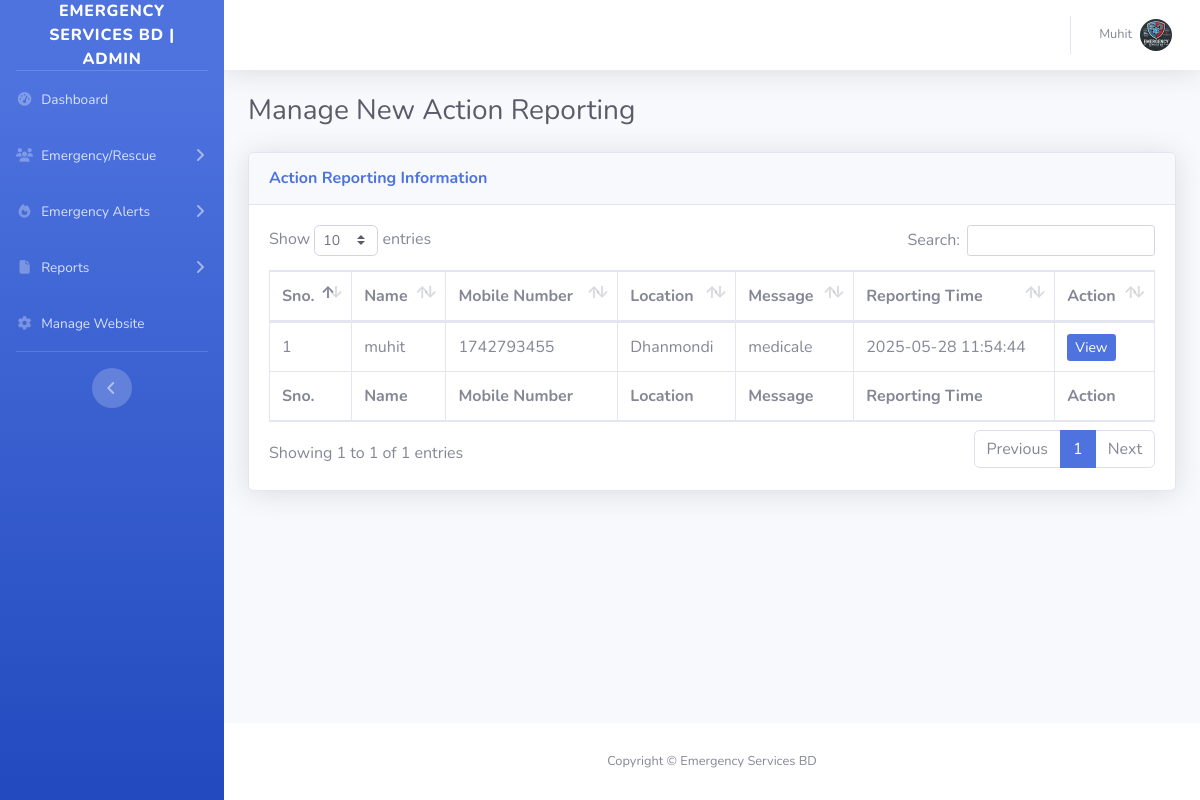
The page /ofrs/admin/new-requests.php (signed in) on the database its author committed.
### tables this page shows
CREATE TABLE `tblsite` (
  `id` int(11) NOT NULL,
  `siteTitle` varchar(255) DEFAULT NULL,
  `siteLogo` varchar(255) DEFAULT NULL
);

CREATE TABLE `tblfirereport` (
  `id` int(11) NOT NULL,
  `fullName` varchar(255) DEFAULT NULL,
  `mobileNumber` bigint(12) DEFAULT NULL,
  `location` mediumtext DEFAULT NULL,
  `messgae` mediumtext DEFAULT NULL,
  `assignTo` int(11) DEFAULT NULL,
  `status` varchar(120) DEFAULT NULL,
  `postingDate` timestamp NULL DEFAULT current_timestamp(),
  `assignTime` varchar(255) DEFAULT NULL,
  `assignTme` varchar(255) NOT NULL
);

### ofrs/admin/new-requests.php (the view, shortened to what this page needs)
<?php session_start();
include_once('includes/config.php');
if (strlen($_SESSION['aid']==0)) {
  header('location:logout.php');
  } else{
?>
<!DOCTYPE html>
<html lang="en">
<head>
    <link href="vendor/fontawesome-free/css/all.min.css" rel="stylesheet" type="text/css">
    <link href="css/sb-admin-2.min.css" rel="stylesheet">
    <link href="vendor/datatables/dataTables.bootstrap4.min.css" rel="stylesheet">
</head>
<body id="page-top">
    <div id="wrapper">
  <?php include_once('includes/sidebar.php');?>
        <div id="content-wrapper" class="d-flex flex-column">
            <div id="content">
<?php include_once('includes/topbar.php');?>
                <div class="container-fluid">
                       <div class="d-sm-flex align-items-center justify-content-between mb-4">
                        <h1 class="h3 mb-0 text-gray-800">Manage New Action Reporting</h1>
                    </div>
                    <div class="card shadow mb-4">
                        <div class="card-header py-3">
                            <h6 class="m-0 font-weight-bold text-primary">Action Reporting Information</h6>
                        </div>
                        <div class="card-body">
                            <div class="table-responsive">
                                <table class="table table-bordered" id="dataTable" width="100%" cellspacing="0">
                                    <thead>
                                        <tr>
                                            <th>Sno.</th>
                                            <th>Name</th>
                                            <th>Mobile Number</th>
                                            <th>Location </th>
                                             <th>Message</th>
                                             <th>Reporting Time</th>
                                            <th>Action</th>
                                        </tr>
                                    </thead>
                                    <tfoot>
                                     <tr>
                                            <th>Sno.</th>
                                            <th>Name</th>
                                            <th>Mobile Number</th>
                                            <th>Location </th>
                                             <th>Message</th>
                                             <th>Reporting Time</th>
                                            <th>Action</th>
                                        </tr>
                                    </tfoot>
                                    <tbody>
<?php $query=mysqli_query($con,"select * from tblfirereport where status is null");
$cnt=1;
while($row=mysqli_fetch_array($query)){
?>
                                        <tr>
                                            <td><?php echo $cnt;?></td>
                                            <td><?php echo $row['fullName'];?></td>
                                            <td><?php echo $row['mobileNumber'];?></td>
                                            <td><?php echo $row['location'];?></td>
                                            <td><?php echo $row['messgae'];?></td>
                                            <td><?php echo $row['postingDate'];?></td>
                                            <td>
                                <a href="request-details.php?requestid=<?php echo $row['id'];?>" class="btn-sm btn-primary">View</a>
                              </td>
                                        </tr>
                               <?php $cnt++;
                           } ?>
                                    </tbody>
                                </table>
                            </div>
                        </div>
                    </div>
                </div>
            </div>
    <?php include_once('includes/footer.php');?>
        </div>
    </div>
</body>
</html>
<?php } ?>

### ofrs/admin/includes/sidebar.php (shortened to what this page needs)
        <ul class="navbar-nav bg-gradient-primary sidebar sidebar-dark accordion" id="accordionSidebar">
<?php $query=mysqli_query($con,"select * from tblsite");
while($row=mysqli_fetch_array($query)){
$logo=$row['siteLogo'];
$wtitle=$row['siteTitle'];
}  ?>
            <a class="sidebar-brand d-flex align-items-center justify-content-center" href="dashboard.php">
                <div class="sidebar-brand-text mx-3"><?php echo $wtitle;?> | Admin</div>
            </a>
            <hr class="sidebar-divider my-0">
     <li class="nav-item">
                <a class="nav-link" href="dashboard.php">
                    <i class="fas fa-fw fa-tachometer-alt"></i>
                    <span>Dashboard</span></a>
            </li>
<li class="nav-item">
                <a class="nav-link collapsed" href="#" data-toggle="collapse" data-target="#collapsePages1" aria-expanded="true" aria-controls="collapsePages1">
                    <i class="fas fa-fw fa-users"></i>
                    <span>Emergency/Rescue</span>
                </a>
            </li>
<li class="nav-item">
                <a class="nav-link collapsed" href="#" data-toggle="collapse" data-target="#collapsePages" aria-expanded="true" aria-controls="collapsePages">
                    <i class="fas fa-fw fa-fire"></i>
                    <span>Emergency Alerts</span>
                </a>
            </li>
<li class="nav-item">
                <a class="nav-link collapsed" href="#" data-toggle="collapse" data-target="#collapsePages2" aria-expanded="true" aria-controls="collapsePages2">
                    <i class="fas fa-fw fa-file"></i>
                    <span>Reports</span>
                </a>
            </li>
     <li class="nav-item">
                <a class="nav-link" href="manage-site.php">
                      <i class="fas fa-fw fa-cog"></i>
                    <span>Manage Website</span></a>
            </li>
            <hr class="sidebar-divider d-none d-md-block">
            <div class="text-center d-none d-md-inline">
                <button class="rounded-circle border-0" id="sidebarToggle"></button>
            </div>
        </ul>

### ofrs/admin/includes/topbar.php (shortened to what this page needs)
      <nav class="navbar navbar-expand navbar-light bg-white topbar mb-4 static-top shadow">
            <?php if($_SESSION['aid']):?>
                    <ul class="navbar-nav ml-auto">
                        <li class="nav-item dropdown no-arrow">
                            <a class="nav-link dropdown-toggle" href="#" id="userDropdown" role="button"
                                data-toggle="dropdown" aria-haspopup="true" aria-expanded="false">
                <?php
$adid=$_SESSION['aid'];
$ret1=mysqli_query($con,"select AdminName from tbladmin where ID='$adid'");
while($row1=mysqli_fetch_array($ret1)){
?>
                                <span class="mr-2 d-none d-lg-inline text-gray-600 small"><?php  echo $row1['AdminName'];?></span>
                           <?php } ?>
                                <img class="img-profile rounded-circle"
                                    src="uploadeddata/<?php echo $logo;?>">
                            </a>
                        </li>
                    </ul>
                <?php endif;?>
                </nav>

### ofrs/admin/includes/footer.php
<footer class="sticky-footer bg-white">
    <div class="container my-auto">
        <div class="copyright text-center my-auto">
            <span>Copyright &copy; <?php echo $wtitle;?> </span>
        </div>
    </div>
</footer>

### rows shown on the page
tblsite: siteTitle "EMERGENCY SERVICES BD", siteLogo (picture), siteTitle "Emergency Services BD"
tblfirereport: fullName "muhit", mobileNumber "1742793455", location "Dhanmondi", messgae "medicale", postingDate "2025-05-28 11:54:44"

### other values the page prints
$row1['AdminName'] "Muhit"
